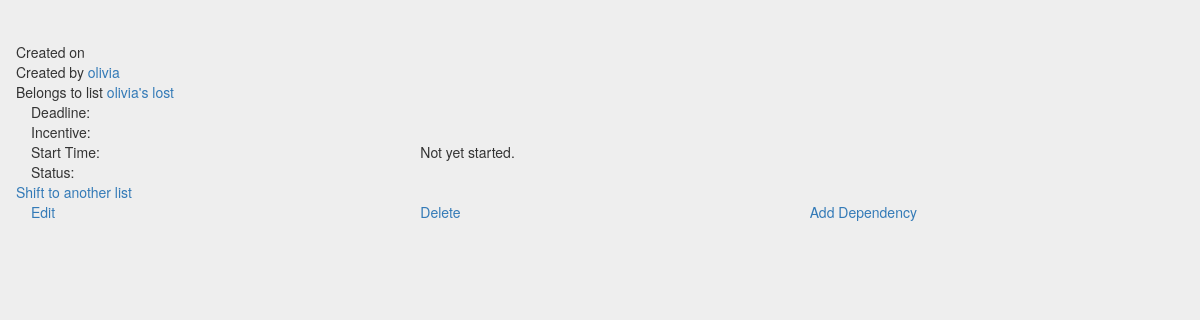
The page /olivia/list/3/task/4 (signed in) on the database as committed earlier.
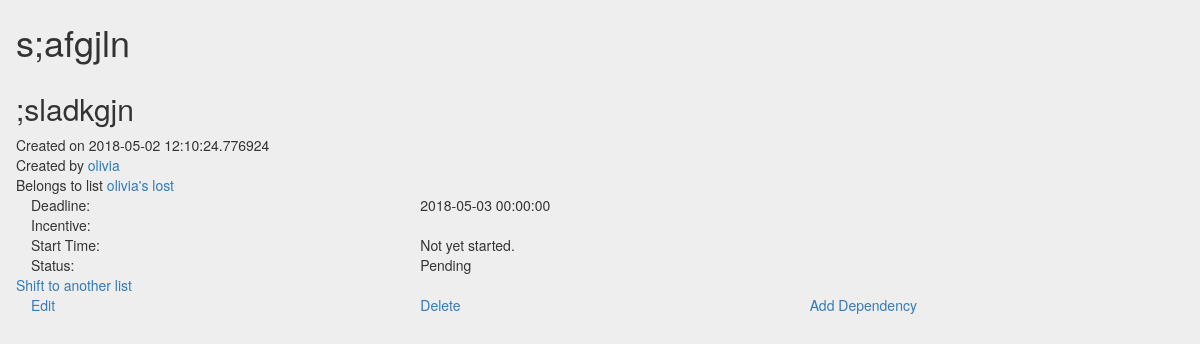
The same page on the database as committed later.
### models.py (models this page shows, shortened)
class User(UserMixin, db.Model):
    id = db.Column('user_id', db.Integer, primary_key=True, autoincrement=True)
    username = db.Column('username', db.String(64), unique=True, nullable=False)
    name = db.Column('name', db.String(120), unique=False, nullable=False)
    dob = db.Column('date_of_birth', db.DateTime, nullable=False)
    email = db.Column('email', db.String(64), nullable=False, unique=True)
    registration_time = db.Column('registration_time',db.DateTime, default=datetime.utcnow)
    password_hash = db.Column('password_hash',db.String(80), nullable=False)
    remember_me = db.Column('remember_me', db.Boolean, unique=False, default=False)
    profile_picture_filename = db.Column('profile_picture_filename', db.String(64))
    profile_picture_url = db.Column('profile_picture_url', db.String(64))
    followed = db.relationship(
    'User', secondary=followers,
    primaryjoin=(followers.c.follower_id == id),
    secondaryjoin=(followers.c.followed_id == id),
    backref=db.backref('followers', lazy='dynamic'), lazy='dynamic')
    tasks = db.relationship(
        'Task',
        backref=db.backref('user', lazy='joined'),
        cascade="all, delete-orphan",
        passive_deletes=True
    )
    lists = db.relationship(
        'List',
        backref=db.backref('user', lazy='joined'),
        cascade="all, delete-orphan",
        passive_deletes=True
    )
    comments = db.relationship(
        'Comment',
        backref= db.backref('user', lazy='joined'),
        cascade="all, delete-orphan",
        passive_deletes=True
    )
    notif = db.relationship(
        'Notif',
        backref= db.backref('user', lazy='joined'),
        cascade="all, delete-orphan",
        passive_deletes=True
    )

class List(db.Model):
    id = db.Column('list_id', db.Integer, primary_key=True, autoincrement=True)
    create_time = db.Column('create_time', db.DateTime, default=datetime.utcnow)
    user_id = db.Column('user_id', db.Integer, db.ForeignKey('user', ondelete='CASCADE'), nullable=False)
    name = db.Column('name', db.String(100), nullable=False)
    description = db.Column('description', db.String(200))
    tasks = db.relationship(
            'Task',
            backref= db.backref('list', lazy='joined'),
            cascade="all, delete-orphan",
            passive_deletes=True
        )
    comments = db.relationship(
            'Comment',
            backref= db.backref('list', lazy='joined'),
            cascade="all, delete-orphan",
            passive_deletes=True
        )
    all_users = db.relationship(
    'User', secondary=shared_lists,
    backref=db.backref('all_lists', lazy='dynamic'), lazy='dynamic')

class Task(db.Model):
    __tablename__ = 'task-table'
    id = db.Column('task_id', db.Integer, primary_key=True, autoincrement=True)
    create_time = db.Column('create_time', db.DateTime,
                            default=datetime.utcnow)
    start_time = db.Column('start_time', db.DateTime)
    end_time = db.Column('end_time', db.DateTime)
    deadline = db.Column('deadline', db.DateTime, nullable=False)
    user_id = db.Column('user_id', db.Integer, db.ForeignKey(
        'user', ondelete='CASCADE'), nullable=False)
    name = db.Column('name', db.String(100), nullable=False)
    description = db.Column('description', db.String(200))
    status = db.Column('status', db.Enum(
        *['Pending', 'Ongoing', 'Completed']), nullable=False, default='Pending')
    priority = db.Column('priority', db.Boolean, nullable=False, default=False)
    relpriority =  db.Column('relpriority', db.Integer)
    incentive = db.Column('incentive', db.String(200))
    consequences = db.Column('consequences', db.String(200))
    list_id = db.Column('list_id', db.Integer, db.ForeignKey('list.list_id', ondelete='CASCADE'), nullable=False)
    dependent = db.relationship(
    'Task', secondary=dependent_tasks,
    primaryjoin=(dependent_tasks.c.task_id == id),
    secondaryjoin=(dependent_tasks.c.dependent_id == id),
    backref=db.backref('dependent_tasks', lazy='dynamic'), lazy='dynamic')

### api/add_task.py (the view)
@task_blueprint.route('/<user_name>/list/<list_id>/task/<task_id>',methods=['POST','GET'])
@login_required
def show_task(user_name,task_id,list_id):
    list=List.query.get(list_id)
    userid=User.query.filter(User.username==user_name).first().id
    owner=User.query.get(list.user_id)
    is_owner = False
    if list.user_id == userid:
        is_owner = True
    return render_template('showtask.html',is_owner=is_owner,owner=owner,list=list,list_id=list_id,user=User.query.get(userid),task=Task.query.get(task_id),task_id=task_id)

### app.py (called while the page is built)
@login_manager.user_loader
def load_user(user_id):
    return User.query.get(int(user_id))

### models.py (called while the page is built)
@event.listens_for(engine.Engine, 'connect')
def __set_sqlite_pragma(db_conn, conn_record):
    cursor = db_conn.cursor()
    cursor.execute('PRAGMA foreign_keys=ON;')
    cursor.close()

### templates/showtask.html
{% extends 'base.html' %}
{% block content %}
<div class="row"><h1>{{task.name}}</h1></div>
<div class="row"><h2>{{task.description}}</h2></div>
<div class="row">Created on {{task.create_time}}</div>
<div class="row">Created by <a href="/{{user.username}}/friend_profile/{{owner.username}}">{{owner.name}}</a></div>
<div class="row">Belongs to list <a href="/{{user.username}}/list/{{list.id}}">{{list.name}}</a></div>
<div class="row">
	<div class="col-sm-4">Deadline:</div><div class="col-sm-4">{{task.deadline}}</div>
</div>
<div class="row">
	<div class="col-sm-4">Incentive:</div><div class="col-sm-4">{{task.incentive}}</div>
</div>
<div class="row">
	<div class="col-sm-4">Start Time:</div>
	<div class="col-sm-4">
		{% if task.start_time %}
		{{task.start_time}}
		{% else %}
		Not yet started.
		{% endif %}
	</div>
</div>
<div class="row">
	<div class="col-sm-4">Status:</div><div class="col-sm-4">{{task.status}}</div>
</div>
{% if is_owner %}
<div class="row">
	<a href="/{{user.username}}/list/{{list.id}}/task/{{task.id}}/shift_lists">Shift to another list</a>
</div>
<div class="row">
	<div class="col-sm-4"><a href="/{{user.username}}/list/{{list.id}}/task/{{task.id}}/edit">Edit</a></div>
	<div class="col-sm-4"><a href="/{{user.username}}/list/{{list.id}}/task/{{task.id}}/delete">Delete</a></div>
	<div class="col-sm-4"><a href="/{{user.username}}/list/{{list.id}}/task/{{task.id}}/dependency">Add Dependency</a></div>
</div>
{% endif %}
{% endblock %}

### templates/base.html (shortened to what this page needs)
<html>
<head>
	<link rel="stylesheet" href="https://maxcdn.bootstrapcdn.com/bootstrap/3.3.7/css/bootstrap.min.css">
</head>
<body>
	<div class="container">
		{% block content %}{% endblock %}
	</div>
</body>
</html>

### templates/base.html (style rules this page uses)
body { background: #eee; }
.container { padding: 2px 16px; }

Rows that differ between the two databases and show on the page:
added Task: name "s;afgjln", description ";sladkgjn", create_time "2018-05-02 12:10:24.776924", deadline "2018-05-03 00:00:00", status "Pending"
